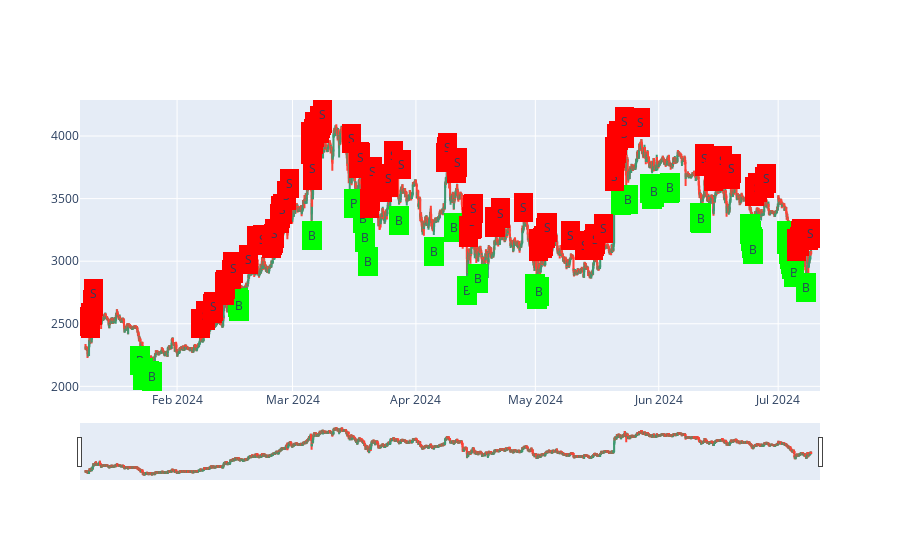

The code cell stored with this chart in its notebook:
### Code cell
plotting.chart_with_markers(result_df, 'predicted')
